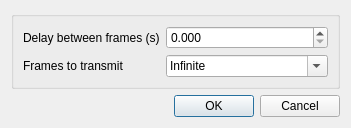
<?xml version="1.0" encoding="UTF-8"?>
<ui version="4.0">
 <class>IEEE_802_15_4_ModRepeatDialog</class>
 <widget class="QDialog" name="IEEE_802_15_4_ModRepeatDialog">
  <property name="geometry">
   <rect>
    <x>0</x>
    <y>0</y>
    <width>351</width>
    <height>115</height>
   </rect>
  </property>
  <property name="font">
   <font>
    <family>Liberation Sans</family>
    <pointsize>9</pointsize>
   </font>
  </property>
  <property name="windowTitle">
   <string>Frame Repeat Settings</string>
  </property>
  <layout class="QVBoxLayout" name="verticalLayout">
   <item>
    <widget class="QGroupBox" name="groupBox">
     <layout class="QFormLayout" name="formLayout">
      <item row="0" column="0">
       <widget class="QLabel" name="repeatDelayLabel">
        <property name="text">
         <string>Delay between frames (s)</string>
        </property>
       </widget>
      </item>
      <item row="1" column="0">
       <widget class="QLabel" name="repeatCountLabel">
        <property name="text">
         <string>Frames to transmit</string>
        </property>
       </widget>
      </item>
      <item row="1" column="1">
       <widget class="QComboBox" name="repeatCount">
        <property name="toolTip">
         <string>Number of frames to transmit</string>
        </property>
        <property name="editable">
         <bool>true</bool>
        </property>
        <item>
         <property name="text">
          <string>Infinite</string>
         </property>
        </item>
        <item>
         <property name="text">
          <string>10</string>
         </property>
        </item>
        <item>
         <property name="text">
          <string>100</string>
         </property>
        </item>
        <item>
         <property name="text">
          <string>1000</string>
         </property>
        </item>
       </widget>
      </item>
      <item row="0" column="1">
       <widget class="QDoubleSpinBox" name="repeatDelay">
        <property name="decimals">
         <number>3</number>
        </property>
        <property name="maximum">
         <double>1000000.000000000000000</double>
        </property>
       </widget>
      </item>
     </layout>
    </widget>
   </item>
   <item>
    <widget class="QDialogButtonBox" name="buttonBox">
     <property name="orientation">
      <enum>Qt::Horizontal</enum>
     </property>
     <property name="standardButtons">
      <set>QDialogButtonBox::Cancel|QDialogButtonBox::Ok</set>
     </property>
    </widget>
   </item>
  </layout>
 </widget>
 <tabstops>
  <tabstop>repeatDelay</tabstop>
  <tabstop>repeatCount</tabstop>
 </tabstops>
 <resources/>
 <connections>
  <connection>
   <sender>buttonBox</sender>
   <signal>accepted()</signal>
   <receiver>IEEE_802_15_4_ModRepeatDialog</receiver>
   <slot>accept()</slot>
   <hints>
    <hint type="sourcelabel">
     <x>248</x>
     <y>254</y>
    </hint>
    <hint type="destinationlabel">
     <x>157</x>
     <y>274</y>
    </hint>
   </hints>
  </connection>
  <connection>
   <sender>buttonBox</sender>
   <signal>rejected()</signal>
   <receiver>IEEE_802_15_4_ModRepeatDialog</receiver>
   <slot>reject()</slot>
   <hints>
    <hint type="sourcelabel">
     <x>316</x>
     <y>260</y>
    </hint>
    <hint type="destinationlabel">
     <x>286</x>
     <y>274</y>
    </hint>
   </hints>
  </connection>
 </connections>
</ui>
